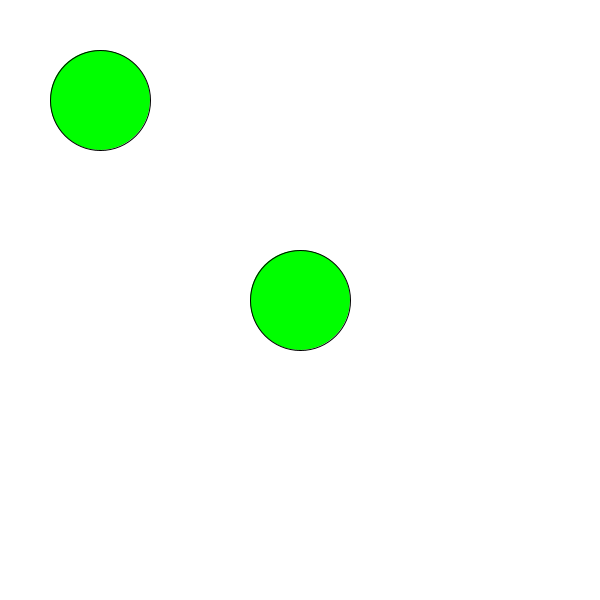
Frame 1 (no input)
Frame 60 (the mouse pressed at the canvas centre just before this capture): identical to frame 1, image omitted
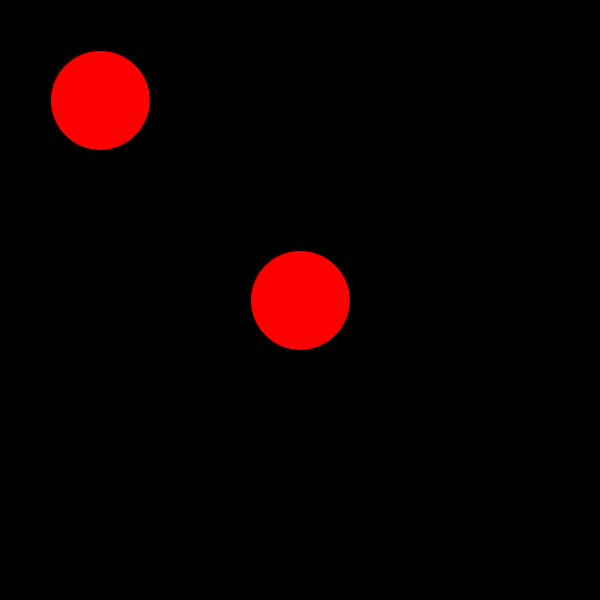
Frame 120 (the mouse held since frame 60 and released just before this capture)

The Processing sketch that drew these frames (run headless with seeded random() and noise(); from frame 60 on, the mouse is pressed at the canvas centre):

// Processing sketch: interactiveButton2
// ── interactiveButton2.pde
int x; 
int y; 
int x2, y2; 
int size; 
float dist; 
boolean buttonClicked; 
boolean buttonClicked2; 

//set up a second button 
//do something else when that button is clicked
void setup(){
  size(600, 600); 
  x = width/2; 
  y = height/2; 
  x2= 100; 
  y2= 100; 
  size = 100; 
}

void draw(){
    
  if(buttonClicked){
    background(0); 
    fill(255, 0, 0); 
  }else{
    background(255); 
    fill(0, 255, 0); 
  }
  
  if(buttonClicked2){
    fill(0, 0, 255); 
    rect(500, 500, 100, 200); 
  }else{
  }
  
  ellipse(x, y, size, size);  
  ellipse(x2, y2, size, size); 
  println(calcDistance(x, y)); 
}

void mousePressed(){
  if(calcDistance(x,y) <= 50){
    buttonClicked = !buttonClicked; 
  }
  if(calcDistance(x2, y2) <=size/2){
    buttonClicked2 =!buttonClicked2; 
  }
  //calculating distance between second button 
  //hint set up a second boolean 
}

float calcDistance(int xPos, int yPos){
    dist = dist(mouseX, mouseY, xPos, yPos);
    return dist; 
}
